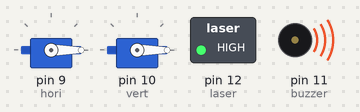
The sketch below on a simulated Arduino Uno, built with avr-gcc and run on an emulated ATmega328P. On the bench: 2 × servo, switched loads named in the sketch (green lamp = pin HIGH), buzzer (waves = sounding).

Above: at 0.05 s.
At 0.45 s:
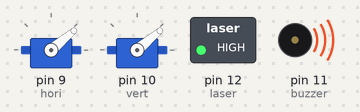
At 0.9 s:
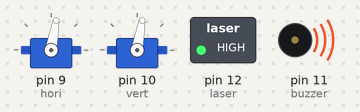
At 1.75 s:
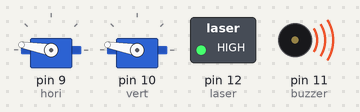
At 2.65 s:
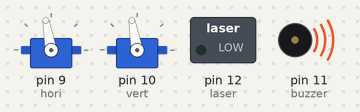
At 3.55 s:
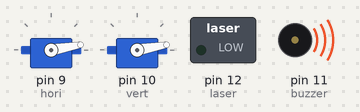
Timing chart, 0 to 4.1 s (numbered marks = the images above):
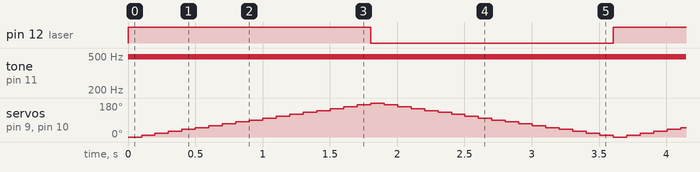

The sketch:

PEW_PEW.ino
```cpp
#include <Servo.h>

Servo vert,hori;  // create servo object to control a servo
                // a maximum of eight servo objects can be created

int pos = 0;    // variable to store the servo position
int laser = 12;
int buzzer = 11;

void setup()
{
  hori.attach(9);
  vert.attach(10);  // attaches the servo on pin 9 to the servo object
  pinMode(laser,OUTPUT);
  pinMode(buzzer,OUTPUT);
}


void loop()
{
  digitalWrite(laser,HIGH);
  analogWrite(buzzer,1);
  for(pos = 0; pos < 180; pos += 10)  // goes from 0 degrees to 180 degrees
  {                                  // in steps of 1 degree
    vert.write(pos);
    hori.write(pos);    // tell servo to go to position in variable 'pos'
    delay(100);                       // waits 15ms for the servo to reach the position
  }
  digitalWrite(laser,LOW);
  analogWrite(buzzer, 0);
  for(pos = 180; pos>=1; pos-=10)     // goes from 180 degrees to 0 degrees
  {
    vert.write(pos);              // tell servo to go to position in variable 'pos'
    hori.write(pos);
    delay(100);                       // waits 15ms for the servo to reach the position
  }
}
```

Measured:
- by itself, pin 12 (laser): alternates HIGH for 1.8 s and LOW for 1.8 s
- by itself, tone on pin 11 (buzzer): silent → 490 Hz at 0.00 s
